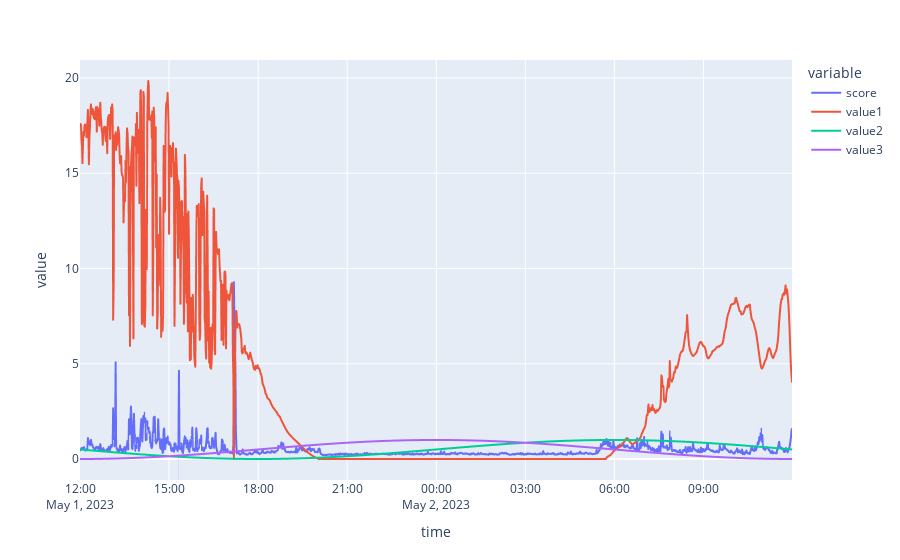

This figure's notebook cell:
### Code cell
df = pd.DataFrame(result)
df.set_index(df["time"], inplace=True)
df.drop(["time"], inplace=True, axis=1)
df.plot()

### Figure 1 — Plotly figure (JSON) as saved in the notebook; plotly's stock layout.template omitted (floating-point values rounded to 4 significant figures; data arrays with more than 128 entries replaced by an {"elided": "..."} marker saying what was removed)
{"data": [{"hovertemplate": "variable=score<br>time=%{x}<br>value=%{y}<extra></extra>", "legendgroup": "score", "line": {"color": "#636efa", "dash": "solid"}, "marker": {"symbol": "circle"}, "mode": "lines", "name": "score", "showlegend": true, "type": "scattergl", "x": {"elided": "1440 str values"}, "xaxis": "x", "y": {"elided": "1440 float values"}, "yaxis": "y"}, {"hovertemplate": "variable=value1<br>time=%{x}<br>value=%{y}<extra></extra>", "legendgroup": "value1", "line": {"color": "#EF553B", "dash": "solid"}, "marker": {"symbol": "circle"}, "mode": "lines", "name": "value1", "showlegend": true, "type": "scattergl", "x": {"elided": "1440 str values"}, "xaxis": "x", "y": {"elided": "1440 float values"}, "yaxis": "y"}, {"hovertemplate": "variable=value2<br>time=%{x}<br>value=%{y}<extra></extra>", "legendgroup": "value2", "line": {"color": "#00cc96", "dash": "solid"}, "marker": {"symbol": "circle"}, "mode": "lines", "name": "value2", "showlegend": true, "type": "scattergl", "x": {"elided": "1440 str values"}, "xaxis": "x", "y": {"elided": "1440 float values"}, "yaxis": "y"}, {"hovertemplate": "variable=value3<br>time=%{x}<br>value=%{y}<extra></extra>", "legendgroup": "value3", "line": {"color": "#ab63fa", "dash": "solid"}, "marker": {"symbol": "circle"}, "mode": "lines", "name": "value3", "showlegend": true, "type": "scattergl", "x": {"elided": "1440 str values"}, "xaxis": "x", "y": {"elided": "1440 float values"}, "yaxis": "y"}], "layout": {"legend": {"title": {"text": "variable"}, "tracegroupgap": 0}, "margin": {"t": 60}, "xaxis": {"anchor": "y", "domain": [0, 1], "title": {"text": "time"}}, "yaxis": {"anchor": "x", "domain": [0, 1], "title": {"text": "value"}}}}
